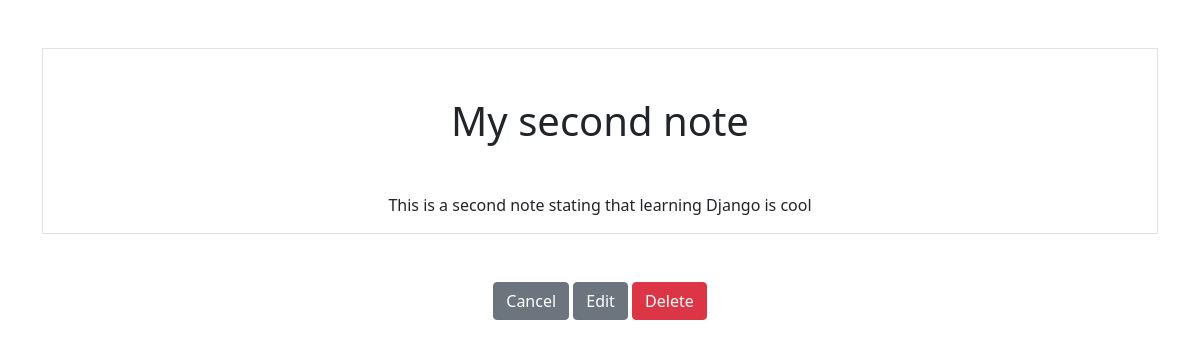
The page /smart/notes/2 on the database as committed earlier.
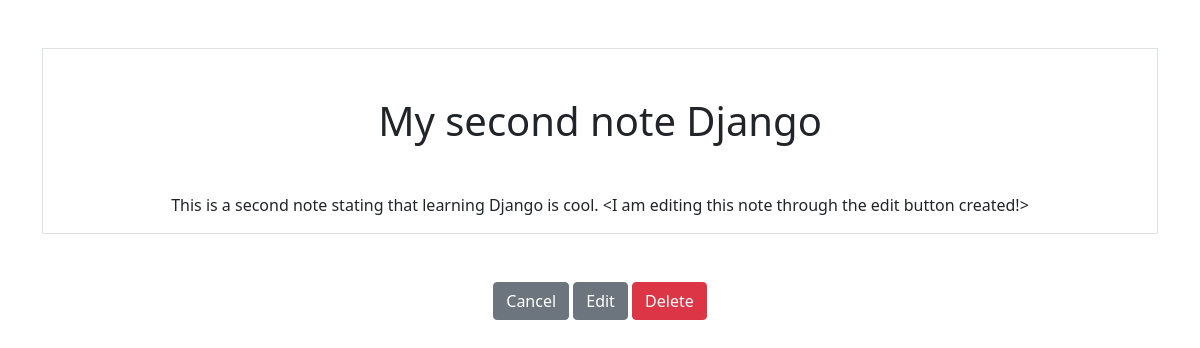
The same page on the database as committed later.
### notes/models.py (models this page shows)
class Notes(models.Model):
    title = models.CharField(max_length=200)
    text = models.TextField()
    created = models.DateTimeField(auto_now_add=True)

### notes/views.py (the view)
# urls.py: path('notes/<int:pk>', views.NotesDetailView.as_view(), name="notes.detail"),
class NotesDetailView(DetailView):
    model = Notes
    context_object_name = "note"

### notes/templates/notes/notes_detail.html
{% extends "base.html" %}
{% block content %}
<div class="border round">
    <h1 class="my-5">{{note.title}}</h1>
    <p>{{note.text}}</p>
</div>
<a href="{% url 'notes.list' %}" class="btn btn-secondary my-5">Cancel</a>
<a href="{% url 'notes.update' pk=note.id%}" class="btn btn-secondary my-5">Edit</a>
<a href="{% url 'notes.delete' pk=note.id%}" class="btn btn-danger my-5">Delete</a>
{% endblock %}

Rows that differ between the two databases and show on the page:
changed Notes: title "My second note" → "My second note Django"; text "This is a second note stating that learning Django is cool" → "This is a second note stating that learning Django is cool. <I am editing this note through the edit button created!>"
